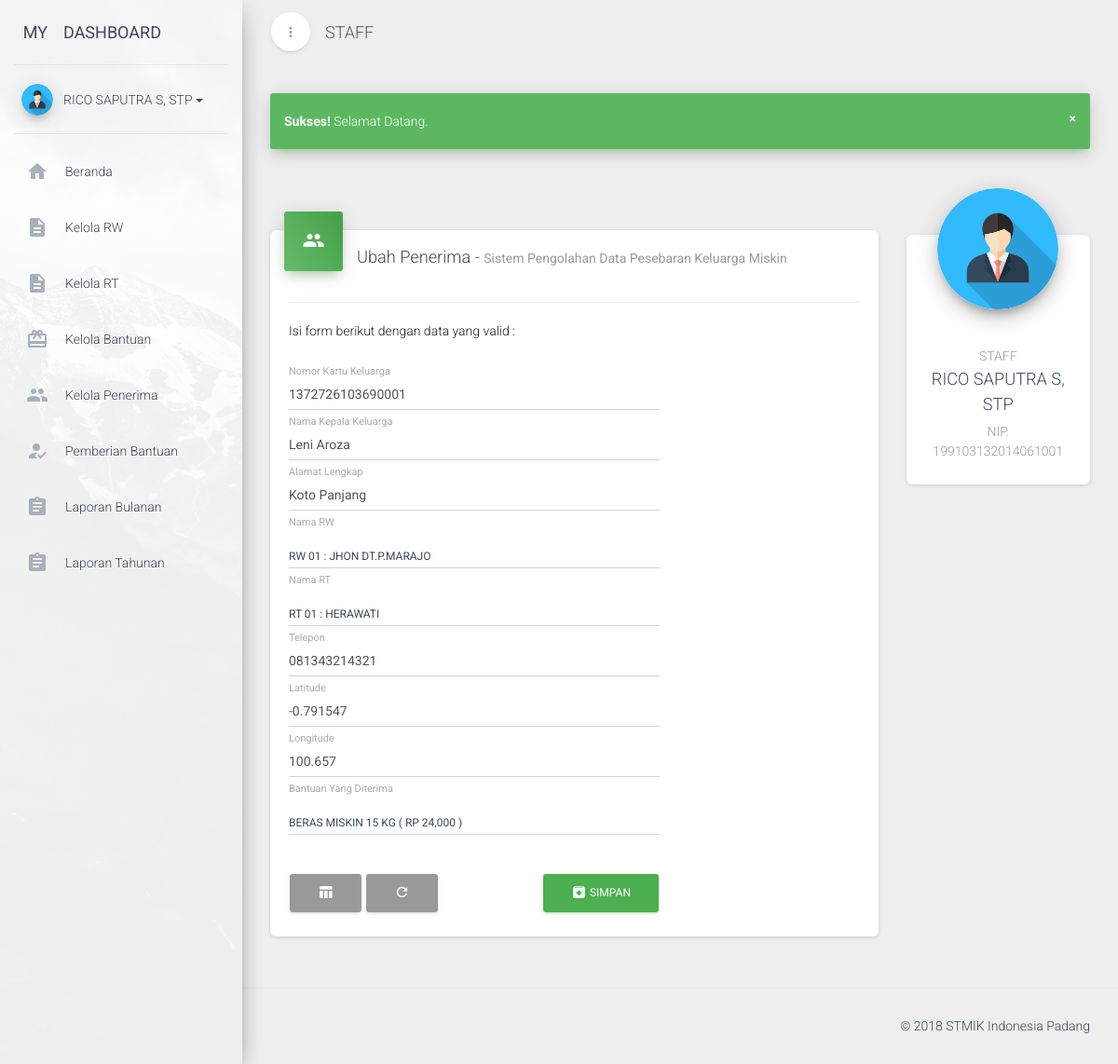
Page /dashboard.php?page=ubah-penerima&id=2 (signed in) on the committed database.
### tables this page shows
CREATE TABLE `user_akun` (
  `id` int(11) NOT NULL AUTO_INCREMENT,
  `username` varchar(20) NOT NULL,
  `password` varchar(100) NOT NULL,
  `hak_akses` enum('admin','staff','lurah') NOT NULL,
  `status` tinyint(4) NOT NULL DEFAULT '0',
  `nama` varchar(50) NOT NULL,
  `nip` varchar(20) NOT NULL,
  PRIMARY KEY (`id`)
);

CREATE TABLE `penerima` (
  `id` int(11) NOT NULL AUTO_INCREMENT,
  `no_kk` varchar(16) NOT NULL,
  `kepala_keluarga` varchar(50) NOT NULL,
  `alamat` varchar(150) NOT NULL,
  `telepon` varchar(13) NOT NULL,
  `rt_id` int(11) NOT NULL,
  `bantuan_id` int(11) NOT NULL,
  `latitude` float NOT NULL,
  `longitude` float NOT NULL,
  PRIMARY KEY (`id`)
);

CREATE TABLE `rw` (
  `id` int(11) NOT NULL AUTO_INCREMENT,
  `nama_rw` varchar(3) NOT NULL,
  `ketua_rw` varchar(50) NOT NULL,
  PRIMARY KEY (`id`)
);

CREATE TABLE `rt` (
  `id` int(11) NOT NULL AUTO_INCREMENT,
  `rw_id` int(11) NOT NULL,
  `nama_rt` varchar(10) NOT NULL,
  `ketua_rt` varchar(50) NOT NULL,
  PRIMARY KEY (`id`)
);

CREATE TABLE `bantuan` (
  `id` int(11) NOT NULL AUTO_INCREMENT,
  `nama_bantuan` varchar(100) NOT NULL,
  `banyak_bantuan` int(11) NOT NULL,
  `satuan` enum('kg','liter') NOT NULL,
  `nominal` int(11) NOT NULL,
  PRIMARY KEY (`id`)
);

### cores/function.php (called while the page is built, shortened)
<?php
	function koneksi() {
		$host = 'localhost';
		$user = 'root';
		$pass = '';
		$db = 'dbraskin';
		$conn = mysqli_connect($host, $user, $pass, $db);
		return $conn;
	}
	function sanitizeThis($string) {
		$conn = koneksi();
		$output1 = mysqli_real_escape_string($conn, $string);
		$output2 = strip_tags($output1);
		return htmlspecialchars($output2);
	}
	function getStaffProfil($id) {
		$conn = koneksi();
		$query = "SELECT * FROM user_akun WHERE id = '$id'";
		$procs = mysqli_query($conn, $query);
		$datas = mysqli_fetch_assoc($procs);
		return $datas;
	}
?>

### views/dashboard/penerima/edit.php (the view, shortened to what this page needs)
<div class="row">
    <div class="col-md-9">
        <div class="card">
            <div class="card-header card-header-icon" data-background-color="green">
                <i class="material-icons">people</i>
            </div>
            <div class="card-content">
                <h4 class="card-title">Ubah Penerima -
                    <small class="category">Sistem Pengolahan Data Pesebaran Keluarga Miskin</small>
                </h4>
                <hr>
                <div class="row">
                    <div class="col-md-8">
                        <p>Isi form berikut dengan data yang valid :</p><br>
                        <?php
                            $penerimaID = sanitizeThis($_GET['id']);
                            $query = "
                                SELECT penerima.id AS penerimaID, penerima.no_kk, penerima.kepala_keluarga, penerima.alamat, penerima.telepon, penerima.latitude, penerima.longitude, rw.id AS rwID, rw.nama_rw, rw.ketua_rw, rt.id AS rtID, rt.nama_rt, rt.ketua_rt, bantuan.id AS bantuanID, bantuan.nama_bantuan, bantuan.banyak_bantuan, bantuan.satuan, bantuan.nominal
                                FROM penerima, rw, rt, bantuan
                                WHERE rw.id = rt.rw_id AND rt.id = penerima.rt_id AND bantuan.id = penerima.bantuan_id AND penerima.id = '$penerimaID'
                            ";
                            $procs = mysqli_query($conn, $query);
                            $data = mysqli_fetch_assoc($procs);
                        ?>
                        <form action="cores/dashboard/penerima/edit-penerima-process.php" method="post" accept-charset="utf-8">
                            <div class="form-group label-floating">
                                <label class="control-label" for="no_kk">Nomor Kartu Keluarga</label>
                                <input type="text" class="form-control" name="no_kk" id="no_kk" value="<?php echo $data['no_kk'] ?>">
                            </div>
                            <div class="form-group label-floating">
                                <label class="control-label" for="kepala_keluarga">Nama Kepala Keluarga</label>
                                <input type="text" class="form-control" name="kepala_keluarga" id="kepala_keluarga" value="<?php echo $data['kepala_keluarga'] ?>">
                            </div>
                            <div class="form-group label-floating">
                                <label class="control-label" for="alamat">Alamat Lengkap</label>
                                <input type="text" class="form-control" name="alamat" id="alamat" value="<?php echo $data['alamat'] ?>">
                            </div>
                            <div class="form-group label-floating">
                                <label class="control-label" for="rw_id">Nama RW</label>
                                <select class="selectpicker" data-style="select-with-transition" title="Pilih RW" id="rw_id" name="rw_id">
                                    <option value="<?php echo $data['rwID'] ?>" selected>RW <?php echo $data['nama_rw'].' : '.$data['ketua_rw'] ?></option>
                                </select>
                            </div>
                            <div class="form-group label-floating">
                                <label class="control-label" for="rt_id">Nama RT</label>
                                <select class="selectpicker" data-style="select-with-transition" title="Pilih RT" id="rt_id" name="rt_id">
                                    <option value="<?php echo $data['rtID'] ?>" selected>RT <?php echo $data['nama_rt'].' : '.$data['ketua_rt'] ?></option>
                                </select>
                            </div>
                            <div class="form-group label-floating">
                                <label class="control-label" for="telepon">Telepon</label>
                                <input type="text" class="form-control" name="telepon" id="telepon" value="<?php echo $data['telepon'] ?>">
                            </div>
                            <div class="form-group label-floating">
                                <label class="control-label" for="latitude">Latitude</label>
                                <input type="text" class="form-control" name="latitude" id="latitude" value="<?php echo $data['latitude'] ?>">
                            </div>
                            <div class="form-group label-floating">
                                <label class="control-label" for="longitude">Longitude</label>
                                <input type="text" class="form-control" name="longitude" id="longitude" value="<?php echo $data['longitude'] ?>">
                            </div>
                            <div class="form-group label-floating">
                                <label class="control-label" for="bantuan_id">Bantuan Yang Diterima</label>
                                <select class="selectpicker" data-style="select-with-transition" title="Pilih Bantuan" id="bantuan_id" name="bantuan_id">
                                    <option value="<?php echo $data['bantuanID'] ?>" selected><?php echo $data['nama_bantuan'].' '.$data['banyak_bantuan'].' '.$data['satuan'].' ( Rp '.number_format($data['nominal']).' )' ?></option>
                                </select>
                            </div>
                            <br>
                            <a href="?page=kelola-penerima" class="btn btn-default"><i class="material-icons">table_chart</i></a>
                            <button type="reset" class="btn btn-default"><i class="material-icons">refresh</i></button>
                            <button type="submit" class="btn btn-fill btn-success pull-right">
                                <i class="material-icons">archive</i>
                                SIMPAN
                            </button>
                        </form>
                    </div>
                </div>
            </div>
        </div>
    </div>
    <div class="col-md-3">
        <?php include 'views/partials/rightbar.php'; ?>
    </div>
</div>

### views/partials/sidebar.php (shortened to what this page needs)
<div class="sidebar" data-active-color="green" data-background-color="white" data-image="assets/vendors/material-dashboard-pro/assets/img/sidebar-1.jpg">
    <div class="logo">
        <a href="?page=beranda" class="simple-text logo-mini">
            MY
        </a>
        <a href="?page=beranda" class="simple-text logo-normal">
            DASHBOARD
        </a>
    </div>
    <div class="sidebar-wrapper">
        <div class="user">
            <div class="photo">
                <img src="assets/img/avatar.png" />
            </div>
            <div class="info">
                <a data-toggle="collapse" href="user.html#collapseExample" class="collapsed">
                    <span>
                        <?php echo $profil['nama'] ?>
                        <b class="caret"></b>
                    </span>
                </a>
            </div>
        </div>
        <ul class="nav">
            <li class="<?php echo ($_GET['page'] == 'beranda')?'active':''; ?>">
                <a href="?page=beranda">
                    <i class="material-icons">home</i>
                    <p>Beranda</p>
                </a>
            </li>
            <?php
                if ($_SESSION['akses'] == 'staff') {
            ?>
                <li class="<?php echo ($_GET['page'] == 'kelola-rw')?'active':''; ?>">
                    <a href="?page=kelola-rw">
                        <i class="material-icons">description</i>
                        <p>Kelola RW</p>
                    </a>
                </li>
                <li class="<?php echo ($_GET['page'] == 'kelola-rt')?'active':''; ?>">
                    <a href="?page=kelola-rt">
                        <i class="material-icons">description</i>
                        <p>Kelola RT</p>
                    </a>
                </li>
                <li class="<?php echo ($_GET['page'] == 'kelola-bantuan')?'active':''; ?>">
                    <a href="?page=kelola-bantuan">
                        <i class="material-icons">card_giftcard</i>
                        <p>Kelola Bantuan</p>
                    </a>
                </li>
                <li class="<?php echo ($_GET['page'] == 'kelola-penerima')?'active':''; ?>">
                    <a href="?page=kelola-penerima">
                        <i class="material-icons">people</i>
                        <p>Kelola Penerima</p>
                    </a>
                </li>
                <li class="<?php echo ($_GET['page'] == 'kelola-pemberian')?'active':''; ?>">
                    <a href="?page=kelola-pemberian">
                        <i class="material-icons">how_to_reg</i>
                        <p>Pemberian Bantuan</p>
                    </a>
                </li>
                <li class="<?php echo ($_GET['page'] == 'laporan-bulanan')?'active':''; ?>">
                    <a href="?page=laporan-bulanan">
                        <i class="material-icons">assignment</i>
                        <p>Laporan Bulanan</p>
                    </a>
                </li>
                <li class="<?php echo ($_GET['page'] == 'laporan-tahunan')?'active':''; ?>">
                    <a href="?page=laporan-tahunan">
                        <i class="material-icons">assignment</i>
                        <p>Laporan Tahunan</p>
                    </a>
                </li>
            <?php
                }
            ?>
        </ul>
    </div>
</div>

### views/partials/rightbar.php
<div class="card card-profile">
    <div class="card-avatar">
        <a href="#">
            <img class="img" src="assets/img/avatar.png" />
        </a>
    </div>
    <div class="card-content">
        <h6 class="category text-gray"><?php echo $_SESSION['akses']; ?></h6>
        <h4 class="card-title"><?php echo $profil['nama'] ?></h4>
        <p class="description">
            NIP. <?php echo $profil['nip'] ?>
        </p>
    </div>
</div>

### rows in the picture
user_akun: nama "RICO SAPUTRA S, STP", nip "199103132014061001"
penerima: no_kk "1372726103690001", kepala_keluarga "Leni Aroza", alamat "Koto Panjang", rw.nama_rw "01", rw.ketua_rw "JHON DT.P.MARAJO", rt.nama_rt "01", rt.ketua_rt "HERAWATI", telepon "081343214321", latitude "-0.791547", longitude "100.657", bantuan.nama_bantuan "BERAS MISKIN", bantuan.banyak_bantuan "15", bantuan.satuan "KG", bantuan.nominal "24,000"

### other values in the picture
$_SESSION["sukses"] "Selamat Datang."
$_SESSION['akses'] "STAFF"
